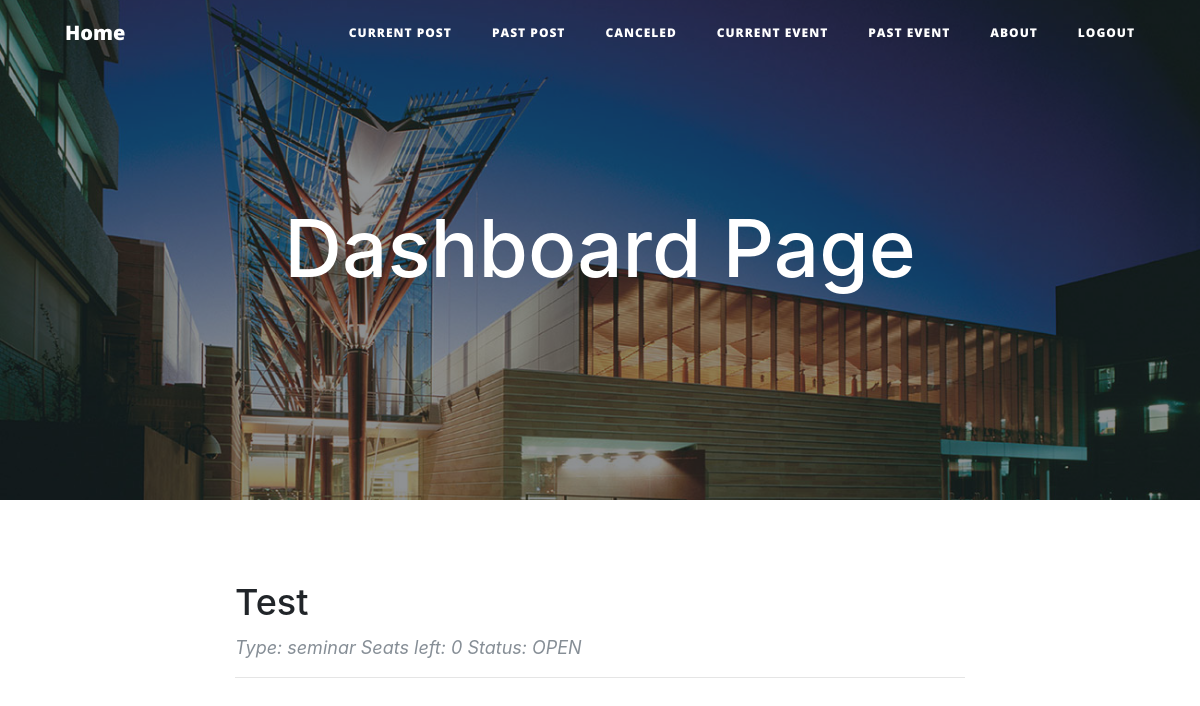
The page /dashboard/ (signed in) on the database its author committed.
### event.py (models this page shows, shortened)
class Seminar(db.Model):
    __tablename__ = 'seminars'
    seminar_id = db.Column(db.Integer, primary_key=True)
    title = db.Column(db.String(120))
    details = db.Column(db.UnicodeText)
    start = db.Column(db.String(80))
    end = db.Column(db.String(80))
    capacity = db.Column(db.Integer)
    status = db.Column(db.String(80))
    creater = db.Column(db.String(80))
    users = db.relationship('User',secondary=seminar_realation,
                            backref=db.backref('seminar_users_all', lazy='dynamic'))
    sessions = db.relationship('Session',secondary=seminar_session,
                            backref=db.backref('session_all', lazy='dynamic'))

### route.py (the view)
@app.route('/dashboard/')
@login_required
def dashboard():
    user = Eventsystem.get_user(current_user)
    events = user.event_users_all.all()
    seminars = user.seminar_users_all.all()
    try:
        Eventsystem.check_regist(events, seminars)
        return render_template('dashboard.html',events = events, seminars = seminars)
    except ErrorMessage as error:
        return render_template('dashboard.html', dash = True, message = error.msg)

### EventSystem.py (called while the page is built)
    @staticmethod
    def get_user(current_user):
        if current_user.role != 'guest':
            user = User.query.filter_by(zid = current_user.zid).one()
        else:
            user = User.query.filter_by(name = current_user.name).one()
        return user

    @staticmethod
    def check_regist(event, seminar):
        if len(event) != 0 or len(seminar) != 0:
            return True
        raise ErrorMessage(None,'You have not regist any course or seminar!')

### event.py (called while the page is built)
    @property
    def is_authenticated(self):
        return True

    @property
    def is_anonymous(self):
        return False

### server.py (called while the page is built)
@login_manager.user_loader
def load_user(user_id):
    return User.query.get(int(user_id))

### templates/dashboard.html (shortened to what this page needs)
{% extends 'basedashboard.html' %}
{% block dash %}
<header class="masthead" style="background-image: url('{{ url_for('static',filename='asb-unsw-campus-53.jpg')}}'); width: auto; height:500px;">
    <div class="overlay"></div>
    <div class="container">
        <div class="row">
            <div class="col-lg-8 col-md-10 mx-auto">
                <div class="site-heading">
                    <h1>Dashboard Page</h1>
                </div>
            </div>
        </div>
    </div>
</header>
<div class="container">
    <div class="row">
        <div class="col-lg-8 col-md-10 mx-auto">
        </div>
    </div>
</div>
<div class="container">
    <div class="row">
        <div class="col-lg-8 col-md-10 mx-auto">
            {% for seminar in seminars %}
                {% if seminar.status == 'OPEN' %}
                    <div class="post-preview">
                        <a href="{{ url_for('seminarinfo', seminarId = seminar.seminar_id) }}">
                            <h2 class="post-title">
                                {{seminar.title}}
                            </h2>
                        </a>
                        <p class="post-meta">Type: seminar Seats left: {{ seminar.capacity - seminar.seminars_all.count() }} Status: {{seminar.status}}</p>
                    </div>
                    <hr>
                {% endif %}
            {% endfor %}
        </div>
    </div>
</div>
{% endblock %}

### rows shown on the page
Seminar: title "Test", seminar.capacity-seminar.seminars_all.count() "0", status "OPEN"
